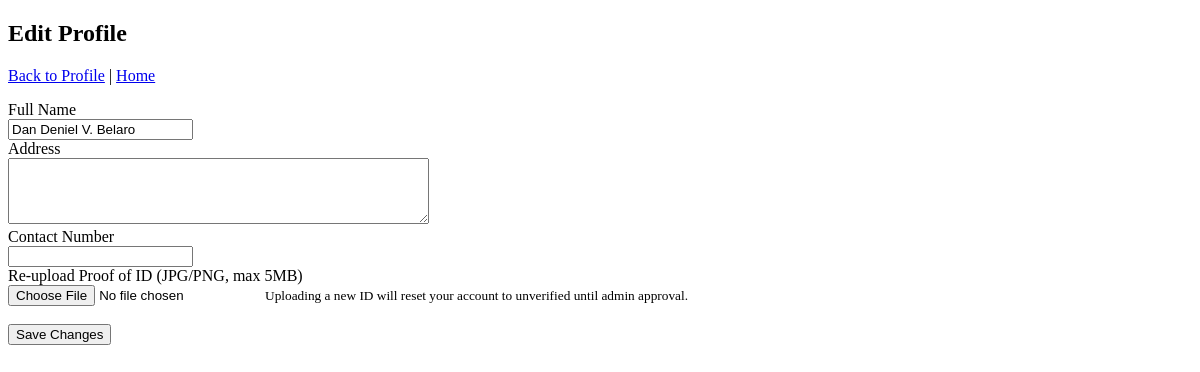
/public/profile_edit.php (signed in), run on an earlier commit of the app's database.
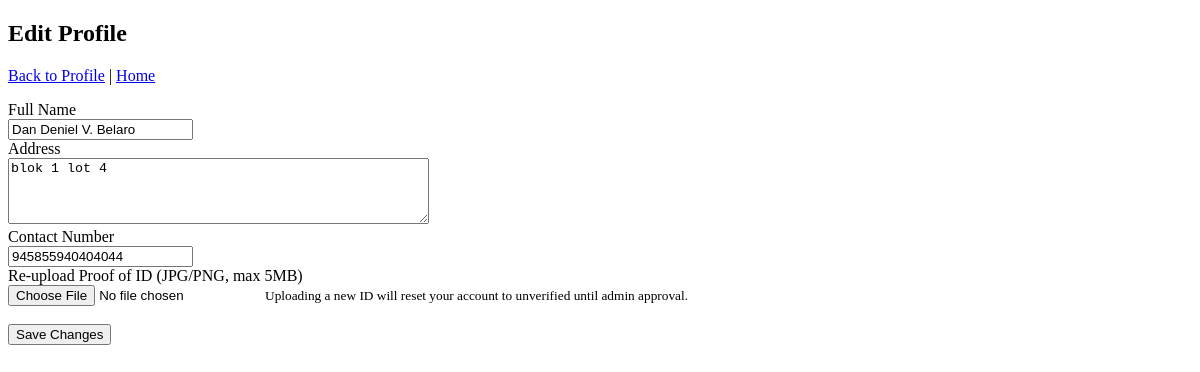
And on a later commit of the database.
### tables this page shows
CREATE TABLE `users` (
  `id` int(10) UNSIGNED NOT NULL,
  `full_name` varchar(100) NOT NULL,
  `email` varchar(100) NOT NULL,
  `password_hash` varchar(255) NOT NULL,
  `role` enum('resident','staff','admin') NOT NULL DEFAULT 'resident',
  `address` text DEFAULT NULL,
  `contact_number` varchar(20) DEFAULT NULL,
  `created_at` timestamp NULL DEFAULT current_timestamp(),
  `updated_at` timestamp NULL DEFAULT current_timestamp() ON UPDATE current_timestamp()
);

### app/config/database.php (called while the page is built)
<?php
return [
    'driver'   => 'mysql',
    'host'     => '127.0.0.1',
    'port'     => 3306,
    'database' => 'citiserve_db',
    'username' => 'phpmyadmin',
    'password' => 'YourStrongPassword',
    'charset'  => 'utf8mb4',
    'collation'=> 'utf8mb4_unicode_ci',
];

### app/core/Database.php (called while the page is built)
<?php
class Database
{
    private $connection;
    public function __construct()
    {
        $config = require __DIR__ . '/../config/database.php';
        $dsn = $config['driver'] . ':host=' . $config['host']
             . ';port=' . $config['port']
             . ';dbname=' . $config['database']
             . ';charset=' . $config['charset'];
        try {
            $this->connection = new PDO(
                $dsn,
                $config['username'],
                $config['password'],
                [
                    PDO::ATTR_ERRMODE            => PDO::ERRMODE_EXCEPTION,
                    PDO::ATTR_DEFAULT_FETCH_MODE => PDO::FETCH_ASSOC,
                    PDO::ATTR_EMULATE_PREPARES   => false,
                ]
            );
        } catch (PDOException $e) {
            die('Database connection failed: ' . $e->getMessage());
        }
    }
    public function getConnection()
    {
        return $this->connection;
    }
}

### app/core/CitiServeData.php (called while the page is built, shortened)
<?php
require_once __DIR__ . '/Database.php';
require_once __DIR__ . '/../models/User.php';
class CitiServeData
{
    private $db;
    public function __construct()
    {
        $database = new Database();
        $this->db = $database->getConnection();
    }
    public function findUserById($id)
    {
        $stmt = $this->db->prepare('SELECT * FROM users WHERE id = ? LIMIT 1');
        $stmt->execute([$id]);
        $row = $stmt->fetch();
        return $row ? User::fromRow($row) : null;
    }
}

### app/helpers/auth.php (called while the page is built, shortened)
<?php
require_once __DIR__ . '/../core/CitiServeData.php';
function require_login()
{
    $data = new CitiServeData();
    $userId = (int)$_SESSION['user_id'];
    $user = $data->findUserById($userId);
    $userInfo = [
        'id' => $user->id,
        'full_name' => $user->full_name,
        'email' => $user->email,
        'role' => $user->role
    ];
    return $userInfo;
}

### app/models/User.php (called while the page is built, shortened)
<?php
class User
{
    public static function fromRow($row)
    {
        $user = new User();
        if (isset($row['id'])) {
            $user->id = (int)$row['id'];
        } else {
            $user->id = null;
        }
        $user->full_name = isset($row['full_name']) ? $row['full_name'] : '';
        $user->email = isset($row['email']) ? $row['email'] : '';
        $user->password_hash = isset($row['password_hash']) ? $row['password_hash'] : '';
        $user->role = isset($row['role']) ? $row['role'] : 'resident';
        $user->address = isset($row['address']) ? $row['address'] : null;
        $user->contact_number = isset($row['contact_number']) ? $row['contact_number'] : null;
        $user->is_verified = isset($row['is_verified']) ? (int)$row['is_verified'] : 1;
        $user->proof_of_id = isset($row['proof_of_id']) ? $row['proof_of_id'] : null;
        $user->created_at = isset($row['created_at']) ? $row['created_at'] : null;
        $user->updated_at = isset($row['updated_at']) ? $row['updated_at'] : null;
        return $user;
    }
}

### public/profile_edit.php (the view, shortened to what this page needs)
<?php
require_once __DIR__ . '/../app/helpers/auth.php';
require_once __DIR__ . '/../app/core/CitiServeData.php';
$authUser = require_login();
$data = new CitiServeData();
$user = $data->findUserById((int)$authUser['id']);
$fullName = $user->full_name;
$address = ($user->address !== null) ? $user->address : '';
$contactNumber = ($user->contact_number !== null) ? $user->contact_number : '';
?>
<!doctype html>
<html>
<head>
</head>
<body>
    <h2>Edit Profile</h2>
    <p>
        <a href="/CitiServe/public/profile.php">Back to Profile</a> |
        <a href="/CitiServe/public/index.php">Home</a>
    </p>
    <form method="post" enctype="multipart/form-data">
        <div>
            <label>Full Name</label><br>
            <input type="text" name="full_name" maxlength="100" required
                   value="<?= htmlspecialchars($fullName) ?>">
        </div>
        <div>
            <label>Address</label><br>
            <textarea name="address" rows="4" cols="50"><?= htmlspecialchars($address) ?></textarea>
        </div>
        <div>
            <label>Contact Number</label><br>
            <input type="text" name="contact_number" maxlength="20"
                   value="<?= htmlspecialchars($contactNumber) ?>">
        </div>
        <div id="proof-of-id">
            <label>Re-upload Proof of ID (JPG/PNG, max 5MB)</label><br>
            <input type="file" name="proof_of_id" accept=".jpg,.jpeg,.png,image/jpeg,image/png">
            <small>Uploading a new ID will reset your account to unverified until admin approval.</small>
        </div>
        <br>
        <button type="submit">Save Changes</button>
    </form>
</body>
</html>

What changed in the data, as far as the page shows it:
changed users "Dan Deniel V. Belaro": address (not shown) → "blok 1 lot 4"; contact_number (not shown) → "945855940404044"
